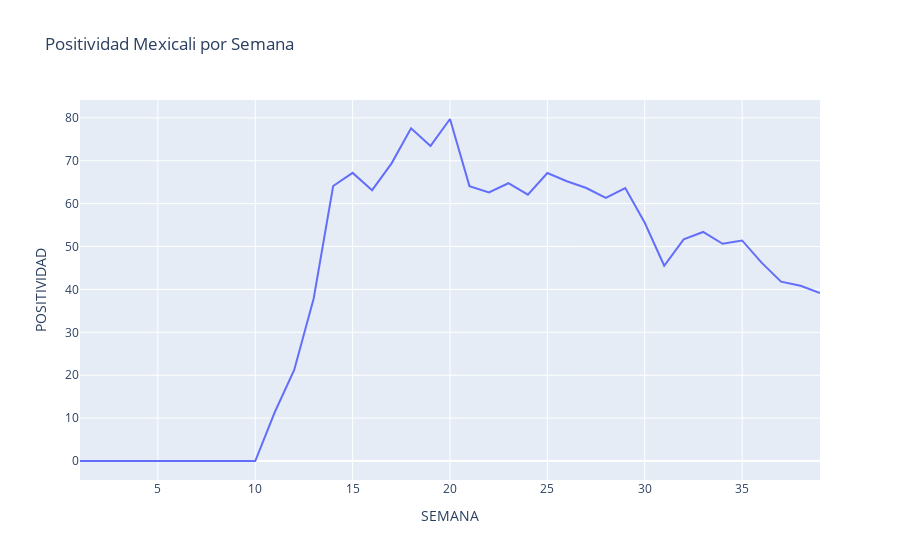

This figure's notebook cell:
### Markdown cell above
## Positividad por semana

### Code cell
df = df_mx

df = df.loc[df['ENTIDAD_RES'] == 2] #entidad = Baja California
df = df.loc[df['MUNICIPIO_RES'] == 2] # municipio = mexicali

df = df.loc[(df['RESULTADO_LAB'] == 1) | (df['RESULTADO_LAB'] == 2)| (df['RESULTADO_LAB'] == 3)]

df = df[['FECHA_SINTOMAS','RESULTADO_LAB']]

df['FECHA_SINTOMAS'] = pd.to_datetime(df['FECHA_SINTOMAS'])
df['SEMANA'] = df['FECHA_SINTOMAS'].dt.week
df['AÑO'] = df['FECHA_SINTOMAS'].dt.year

df.loc[df['RESULTADO_LAB'] == 1, 'CONFIRMADO'] = ['1']
df.loc[df['RESULTADO_LAB'] == 2, 'NEGATIVO'] = ['1']
df.loc[df['RESULTADO_LAB'] == 3, 'SOSPECHOSO'] = ['1']

df = df.groupby(["SEMANA",'AÑO'],as_index=False).count()

df['POSITIVIDAD'] = (df['CONFIRMADO']/df['RESULTADO_LAB'])*100
df['POSITIVIDAD_MAXIMA'] = ((df['CONFIRMADO']+df['SOSPECHOSO'])/df['RESULTADO_LAB'])*100
df['POSITIVIDAD_MINIMA'] = (df['CONFIRMADO']/(df['RESULTADO_LAB']+df['SOSPECHOSO']))*100

df = df.loc[df['SOSPECHOSO'] == 0] #remove weeks with cases with pending result

fig = px.line(df, df.SEMANA, df.POSITIVIDAD,
              title='Positividad Mexicali por Semana')
fig.show()

### Figure 1 — Plotly figure (JSON) as saved in the notebook; plotly's stock layout.template omitted (floating-point values rounded to 4 significant figures)
{"data": [{"hovertemplate": "SEMANA=%{x}<br>POSITIVIDAD=%{y}<extra></extra>", "legendgroup": "", "line": {"color": "#636efa", "dash": "solid"}, "mode": "lines", "name": "", "orientation": "v", "showlegend": false, "type": "scatter", "x": [1, 2, 3, 4, 5, 6, 7, 8, 9, 10, 11, 12, 13, 14, 15, 16, 17, 18, 19, 20, 21, 22, 23, 24, 25, 26, 27, 28, 29, 30, 31, 32, 33, 34, 35, 36, 37, 38, 39], "xaxis": "x", "y": [0, 0, 0, 0, 0, 0, 0, 0, 0, 0, 11.36, 21.24, 37.88, 64.12, 67.17, 63.14, 69.39, 77.57, 73.46, 79.73, 64.08, 62.61, 64.75, 62.08, 67.13, 65.21, 63.65, 61.32, 63.62, 55.53, 45.51, 51.68, 53.39, 50.63, 51.41, 46.23, 41.82, 40.84, 39.17], "yaxis": "y"}], "layout": {"legend": {"tracegroupgap": 0}, "title": {"text": "Positividad Mexicali por Semana"}, "xaxis": {"anchor": "y", "domain": [0, 1], "title": {"text": "SEMANA"}}, "yaxis": {"anchor": "x", "domain": [0, 1], "title": {"text": "POSITIVIDAD"}}}}
